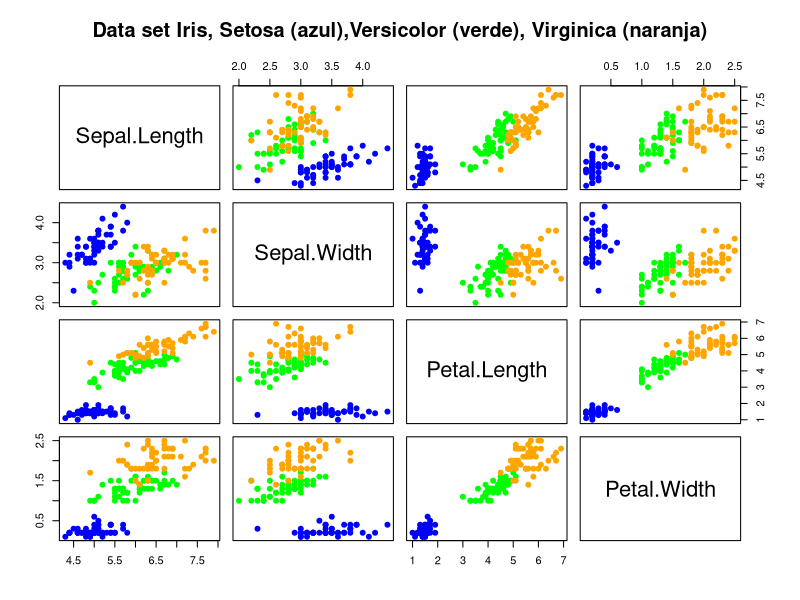
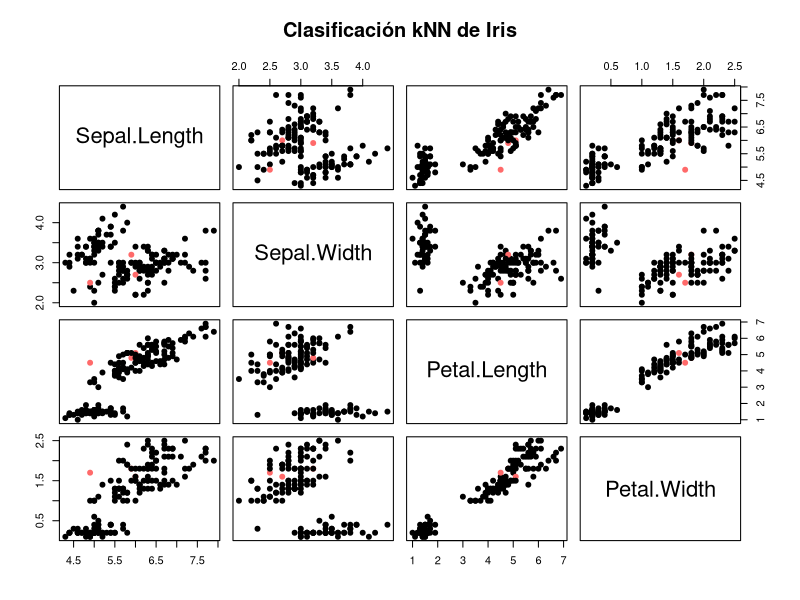

These figures' R source, in order:

#______ kNN_______
#K-vecinos próximos

library(MASS)

# Cargar los datos iris

Z<-as.data.frame(iris)
colnames(Z)

# Definir la matriz de datos y la variable respuesta
# Con las clasificaciones
x<-Z[,1:4]
y<-Z[,5]

# Se definen las variables y observaciones
n<-nrow(x)
p<-ncol(x)

# Grafico scatter plot
# Creacion de un vector de colores
col.iris<-c("blue","green","orange")[y]
col.iris
pairs(x, main="Data set Iris, Setosa (azul),Versicolor (verde), Virginica (naranja)", 
      pch=19,col=col.iris)

#-----------------------
#         kNN
#-----------------------

library(class)
# Se fija una "semilla" para tener valores iguales
set.seed(1000)

# creacion de los ciclos
# para k=1 hasta k=20
# Selecciona el valor de k que tenga el error
# mas bajo.

# Inicialización de una lista vacia de tamaño 20
knn.class<-vector(mode="list",length=20)
knn.tables<-vector(mode="list", length=20)


# Clasificaciones erroneas
knn.mis<-matrix(NA, nrow=20, ncol=1)
knn.mis

for(k in 1:20){
  knn.class[[k]]<-knn.cv(x,y,k=k)
  knn.tables[[k]]<-table(y,knn.class[[k]])
  # la suma de las clasificaciones menos las correctas
  knn.mis[k]<- n-sum(y==knn.class[[k]])
}

knn.mis

# Numero optimo de k-vecinos
which(knn.mis==min(knn.mis))

knn.tables[[14]]
knn.tables[[18]]
knn.tables[[19]]


# el mas eficiente es k=14
# se señala el k mas eficiente
k.opt<-14

knn.cv.opt<-knn.class[[k.opt]]
knn.cv.opt

# tabla de contingencia con las clasificaciones buenas y malas
knn.tables[[k.opt]]

# cantidad de observaciones mal clasificadas
knn.mis[k.opt]

# Error de clasificacion (MR)
knn.mis[k.opt]/n

# Grafico de clasificaciones correctas y erroneas
col.knn.iris<-c("indianred1","black")[1*(y==knn.cv.opt)+1]
pairs(x, main="Clasificación kNN de Iris",
      pch=19, col=col.knn.iris)

#--------------------------------
# Ejercicio Penguins
#--------------------------------

#1.- Descargar la matriz penguins.
#2.- Copiar y pegar el script.
#3.- Adaptar el script. (elige la semilla)
#4.- Generar resultados (activar comandos)
#5.- Responder las siguientes preguntas:
#5.1.- ¿Cual es numero optimo de k-vecinos cercanos?
#5.2.- ¿Cual es la cantidad de observaciones mal clasificadas?
#5.3.- ¿Cual es el ratio de mala clasificación (MR)?
#6.- Generar el gráfico de buena y mala clasificacion. 


